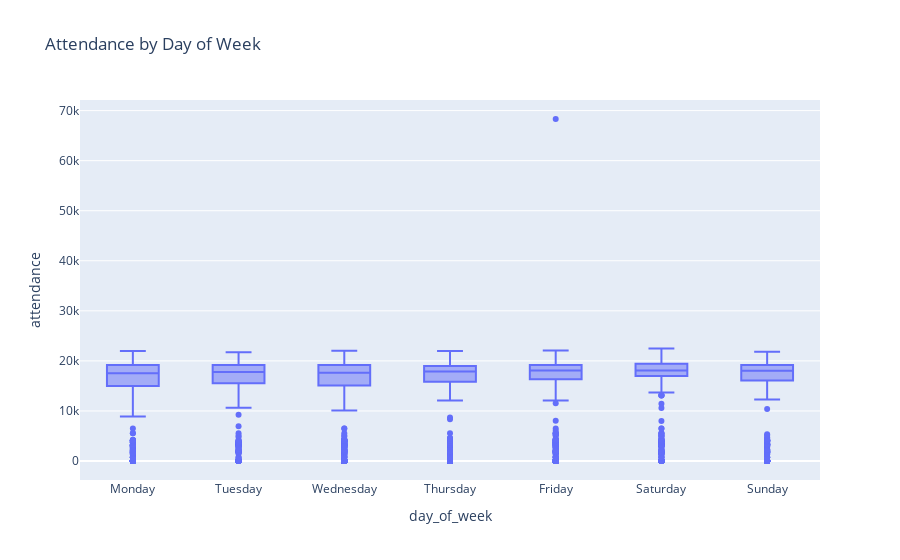

Notebook cell for this chart:
### Code cell
fig = px.box(games_df, x='day_of_week', y='attendance', category_orders={'day_of_week':['Monday','Tuesday','Wednesday','Thursday','Friday','Saturday','Sunday']}, title='Attendance by Day of Week')
fig.show()

### Figure 1 — Plotly figure (JSON) as saved in the notebook; plotly's stock layout.template omitted (floating-point values rounded to 4 significant figures; data arrays with more than 128 entries replaced by an {"elided": "..."} marker saying what was removed)
{"data": [{"alignmentgroup": "True", "hovertemplate": "day_of_week=%{x}<br>attendance=%{y}<extra></extra>", "legendgroup": "", "marker": {"color": "#636efa"}, "name": "", "notched": false, "offsetgroup": "", "orientation": "v", "showlegend": false, "type": "box", "x": {"elided": "7640 str values"}, "x0": " ", "xaxis": "x", "y": {"elided": "7640 int values"}, "y0": " ", "yaxis": "y"}], "layout": {"boxmode": "group", "legend": {"tracegroupgap": 0}, "title": {"text": "Attendance by Day of Week"}, "xaxis": {"anchor": "y", "categoryarray": ["Monday", "Tuesday", "Wednesday", "Thursday", "Friday", "Saturday", "Sunday"], "categoryorder": "array", "domain": [0, 1], "title": {"text": "day_of_week"}}, "yaxis": {"anchor": "x", "domain": [0, 1], "title": {"text": "attendance"}}}}
